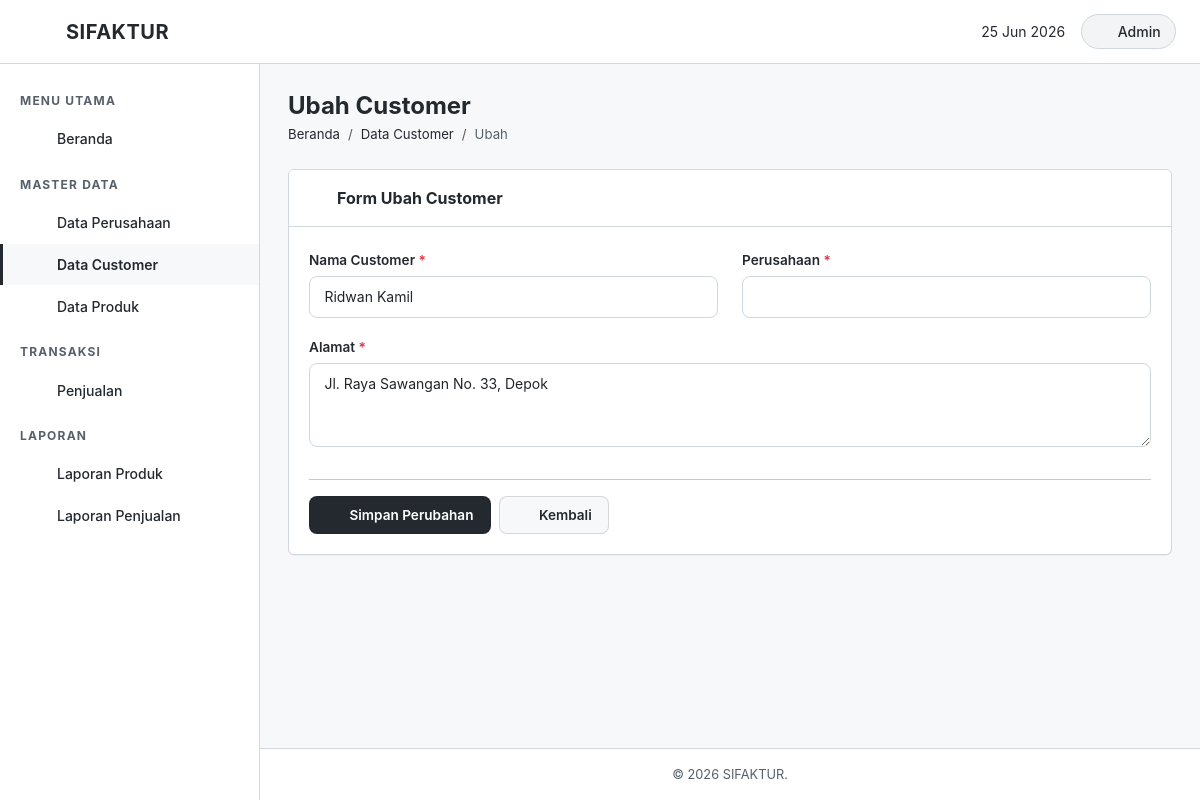
Screenshot of /customer/ubah.php?id=5 with the database file from the repository.
### tables this page shows
CREATE TABLE `customer` (
  `id_customer` int(11) NOT NULL AUTO_INCREMENT,
  `nama_customer` varchar(150) NOT NULL,
  `perusahaan_cust` varchar(150) DEFAULT NULL,
  `alamat` varchar(255) DEFAULT NULL,
  PRIMARY KEY (`id_customer`)
);

### customer/ubah.php (the view, shortened to what this page needs)
<?php
require_once dirname(__DIR__) . '/config/koneksi.php';
$id = intval($_GET['id'] ?? 0);
$stmt = $conn->prepare("SELECT * FROM customer WHERE id_customer = ?");
$stmt->bind_param('i', $id);
$stmt->execute();
$data = $stmt->get_result()->fetch_assoc();
include dirname(__DIR__) . '/includes/header.php';
include dirname(__DIR__) . '/includes/sidebar.php';
?>
<div class="page-header">
    <h2><i class="bi bi-pencil-square"></i> Ubah Customer</h2>
    <nav aria-label="breadcrumb">
        <ol class="breadcrumb">
            <li class="breadcrumb-item"><a href="<?php echo $base_url; ?>/index.php">Beranda</a></li>
            <li class="breadcrumb-item"><a href="index.php">Data Customer</a></li>
            <li class="breadcrumb-item active">Ubah</li>
        </ol>
    </nav>
</div>
<div class="content-card">
    <div class="card-header-custom">
        <i class="fa-solid fa-users"></i> Form Ubah Customer
    </div>
    <div class="card-body">
        <form method="POST" action="">
            <div class="row">
                <div class="col-md-6 mb-3">
                    <label for="nama_customer" class="form-label">Nama Customer <span class="text-danger">*</span></label>
                    <input type="text" class="form-control" id="nama_customer" name="nama_customer"
                           pattern="[a-zA-Z\s]+" title="Hanya boleh huruf dan spasi"
                           value="<?php echo htmlspecialchars($data['nama_customer']); ?>" required minlength="2">
                </div>
                <div class="col-md-6 mb-3">
                    <label for="perusahaan_cust" class="form-label">Perusahaan <span class="text-danger">*</span></label>
                    <input type="text" class="form-control" id="perusahaan_cust" name="perusahaan_cust"
                           pattern="[a-zA-Z\s]+" title="Hanya boleh huruf dan spasi"
                           value="<?php echo htmlspecialchars($data['perusahaan_cust'] ?? ''); ?>" required minlength="2">
                </div>
                <div class="col-md-12 mb-3">
                    <label for="alamat" class="form-label">Alamat <span class="text-danger">*</span></label>
                    <textarea class="form-control" id="alamat" name="alamat" rows="3" required minlength="5"><?php echo htmlspecialchars($data['alamat'] ?? ''); ?></textarea>
                </div>
            </div>
            <hr>
            <div class="d-flex gap-2">
                <button type="submit" class="btn btn-success-custom">
                    <i class="fa-solid fa-check"></i> Simpan Perubahan
                </button>
                <a href="index.php" class="btn btn-secondary">
                    <i class="fa-solid fa-arrow-left"></i> Kembali
                </a>
            </div>
        </form>
    </div>
</div>
<?php include dirname(__DIR__) . '/includes/footer.php'; ?>

### assets/css/style.css (style rules this page uses)
:root { --primary: #24292f; --primary-light: #57606a; --primary-dark: #000000; --accent: #24292f; --accent-light: #d0d7de; --success: #24292f; --warning: #24292f; --danger: #24292f; --info: #24292f; --bg-body: #f6f8fa; --bg-card: #ffffff; --bg-sidebar: #ffffff; --bg-header: #ffffff; --text-dark: #24292f; --text-muted: #57606a; --text-light: #ffffff; --border-color: #d0d7de; --shadow-sm: 0 1px 0 rgba(27,31,36,0.04); --shadow-md: 0 3px 6px rgba(140,148,157,0.14); --shadow-lg: 0 8px 24px rgba(140,148,157,0.14); --radius: 6px; --radius-lg: 6px; --transition: all 0.25s cubic-bezier(0.4, 0, 0.2, 1); --sidebar-width: 260px; --header-height: 64px; --font-family: 'Geist', -apple-system, BlinkMacSystemFont, 'Segoe UI', Helvetica, Arial, sans-serif, 'Apple Color Emoji', 'Segoe UI Emoji'; }
* { margin: 0; padding: 0; box-sizing: border-box; }
body { font-family: var(--font-family); background-color: var(--bg-body); color: var(--text-dark); min-height: 100vh; display: flex; flex-direction: column; overflow-x: hidden; }
a { text-decoration: none; color: inherit; transition: var(--transition); }
.page-header { margin-bottom: 1.5rem; }
.page-header h2 { font-size: 1.5rem; font-weight: 700; color: var(--primary); margin-bottom: 0.25rem; }
.page-header .breadcrumb { background: none; padding: 0; margin: 0; font-size: 0.825rem; }
.page-header .breadcrumb-item a { color: var(--primary); }
.page-header .breadcrumb-item.active { color: var(--text-muted); }
.content-card { background: var(--bg-card); border-radius: var(--radius-lg); box-shadow: var(--shadow-sm); border: 1px solid var(--border-color); margin-bottom: 1.5rem; overflow: hidden; }
.content-card .card-header-custom { background: var(--bg-card); color: var(--text-dark); border-bottom: 1px solid var(--border-color); padding: 1rem 1.25rem; font-weight: 700; font-size: 1rem; display: flex; align-items: center; gap: 0.5rem; }
.content-card .card-header-custom i { color: var(--primary); }
.content-card .card-body { padding: 1.25rem; }
.btn { font-size: 0.85rem; font-weight: 600; border-radius: 0.5rem; padding: 0.5rem 1rem; transition: var(--transition); display: inline-flex; align-items: center; gap: 0.4rem; }
.btn-primary-custom, .btn-success-custom { background: #24292f; color: #ffffff; border: 1px solid rgba(27, 31, 36, 0.15); }
.btn-secondary { background: #f6f8fa; color: #24292f; border: 1px solid rgba(27, 31, 36, 0.15); }
.form-control, .form-select { border: 1.5px solid var(--border-color); border-radius: 0.5rem; padding: 0.6rem 0.9rem; font-size: 0.875rem; transition: var(--transition); }
.form-label { font-weight: 600; font-size: 0.85rem; color: var(--text-dark); margin-bottom: 0.35rem; }

### rows the page displays
customer: nama_customer "Ridwan Kamil", alamat "Jl. Raya Sawangan No. 33, Depok"
